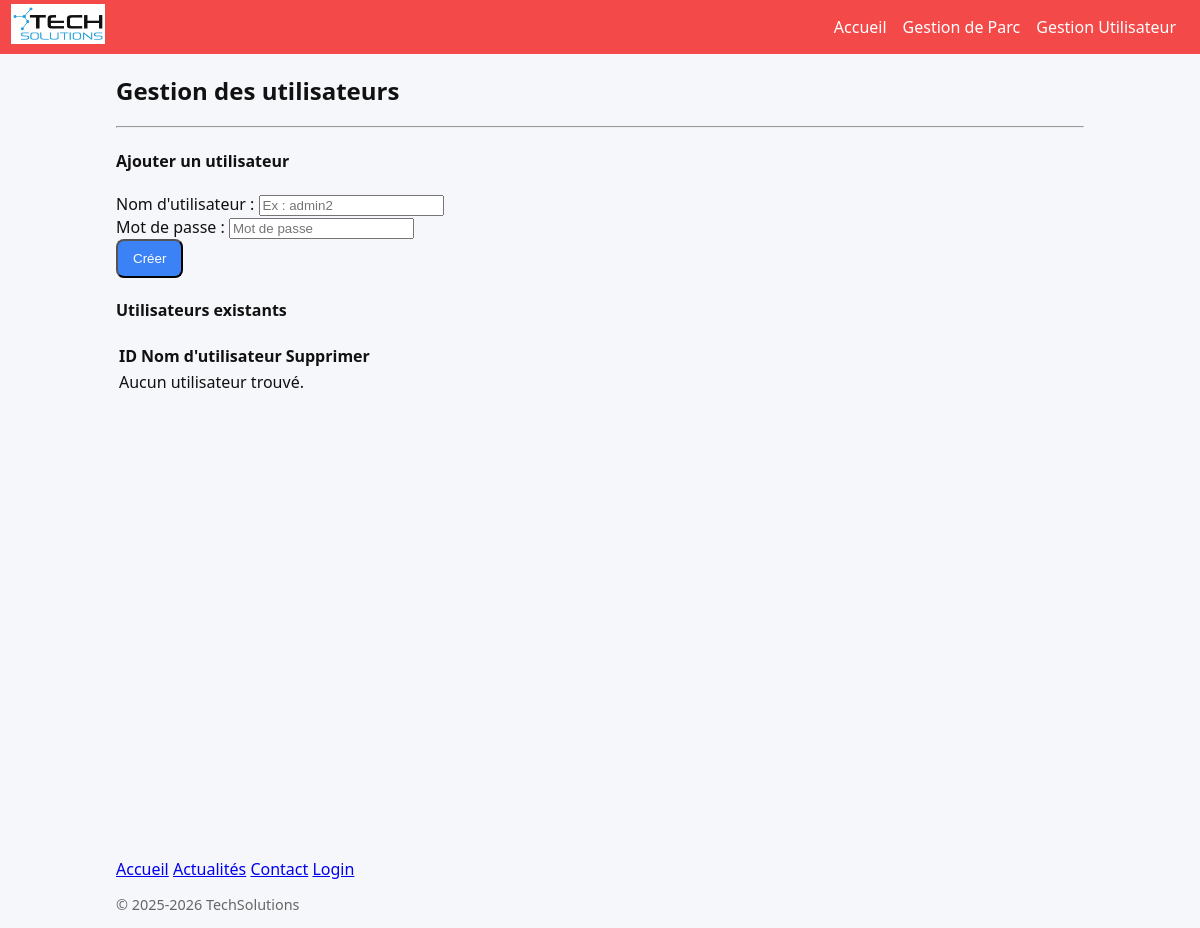
Before: /gestionuser.php with the older database file.
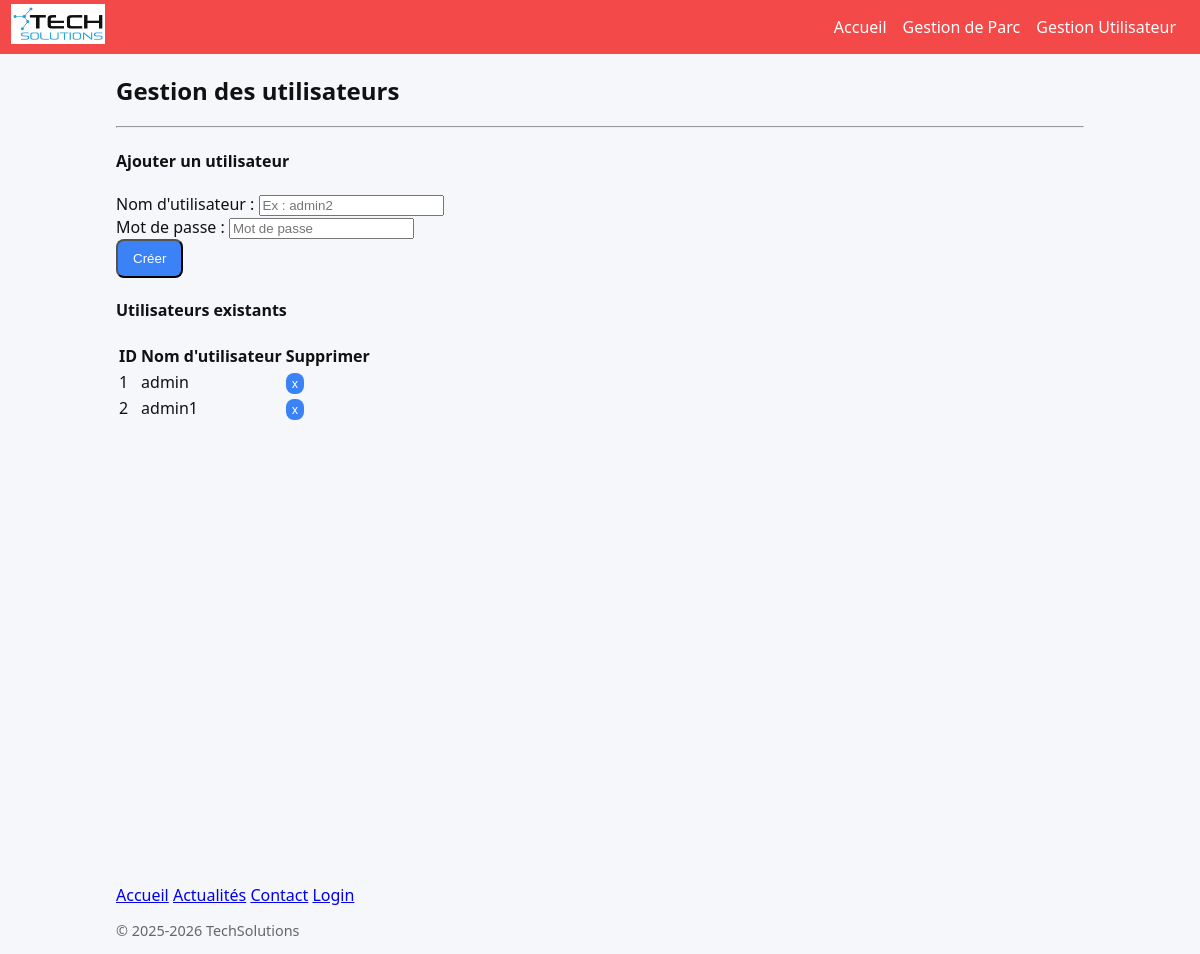
After: the same page with the newer database file.
### tables this page shows
CREATE TABLE `user` (
  `id` int(11) NOT NULL AUTO_INCREMENT,
  `username` varchar(255) NOT NULL,
  `password` varchar(255) NOT NULL,
  PRIMARY KEY (`id`)
);

### includes/db.php (called while the page is built, shortened)
<?php
function e($s){ return htmlspecialchars((string)$s, ENT_QUOTES, 'UTF-8'); }

### gestionuser.php (the view, shortened to what this page needs)
<?php
require_once __DIR__ . '/includes/db.php';
require_once __DIR__ . '/includes/header2.php';
$db = pdo();
$stmt = $db->query("SELECT id, username FROM user ORDER BY id ASC");
$users = $stmt->fetchAll();
?>
<div class="container mt-5">
    <h2 class="mb-3">Gestion des utilisateurs</h2>
    <hr>
    <h4>Ajouter un utilisateur</h4>
    <form method="POST" class="mb-4">
        <div class="mb-3">
            <label class="form-label">Nom d'utilisateur :</label>
            <input type="text" name="username" class="form-control" placeholder="Ex : admin2" required>
        </div>
        <div class="mb-3">
            <label class="form-label">Mot de passe :</label>
            <input type="password" name="password" class="form-control" placeholder="Mot de passe" required>
        </div>
        <button type="submit" name="create" class="btn btn-primary">Créer</button>
    </form>
    <h4>Utilisateurs existants</h4>
    <table class="table table-striped">
        <tr>
            <th>ID</th>
            <th>Nom d'utilisateur</th>
            <th>Supprimer</th>
        </tr>
        <?php if (empty($users)): ?>
            <tr><td colspan="3" class="text-center">Aucun utilisateur trouvé.</td></tr>
        <?php endif; ?>
        <?php foreach ($users as $u): ?>
        <tr>
            <td><?= e($u['id']) ?></td>
            <td><?= e($u['username']) ?></td>
            <td>
                <a href="?delete=<?= $u['id'] ?>"
   class="btn btn-sm btn-outline-danger"
   style="padding: 2px 6px; font-size: 0.75rem;"
   onclick="return confirm('Supprimer cet utilisateur ?');">
   x
</a>
            </td>
        </tr>
        <?php endforeach; ?>
    </table>
</div>
<br><br><br><br><br><br><br><br><br><br><br><br><br><br><br><br><br><br><br><br><br>
<?php require_once __DIR__ . '/includes/footer.php'; ?>

Changed rows visible on the page:
added user: id "1", username "admin"
added user: id "2", username "admin1"
Other visible differences:
text no longer shown: "Aucun utilisateur trouvé."
